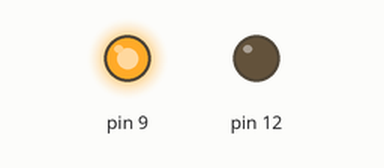
Simulated run of this sketch. Board: Arduino Uno, built with avr-gcc and run on an emulated ATmega328P. Parts: output pins drawn as LEDs (lit = HIGH).

Above: at 0.5 s.
At 2.5 s:
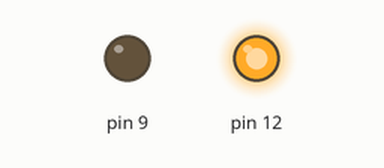
At 3.5 s:
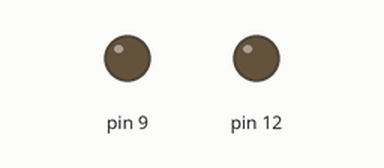
Timing chart, 0 to 5.2 s (numbered marks = the images above):
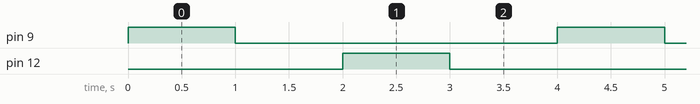

The sketch:

codigo.ino
```cpp
// C++ code
//
void setup()
{
  pinMode(9, OUTPUT);
  pinMode(12, OUTPUT);
}

void loop()
{
  digitalWrite(9, HIGH);
  delay(1000); // Wait for 1000 millisecond(s)
  digitalWrite(9, LOW);
  delay(1000); // Wait for 1000 millisecond(s)
    digitalWrite(12, HIGH);
  delay(1000); // Wait for 1000 millisecond(s)
  digitalWrite(12, LOW);
  delay(1000); // Wait for 1000 millisecond(s)
}
```

Measured:
- by itself, pin 9, pin 12: alternates HIGH for 1.0 s and LOW for 3.0 s
- by itself, everything shown: repeats every 4.0 s, in 4 steps
